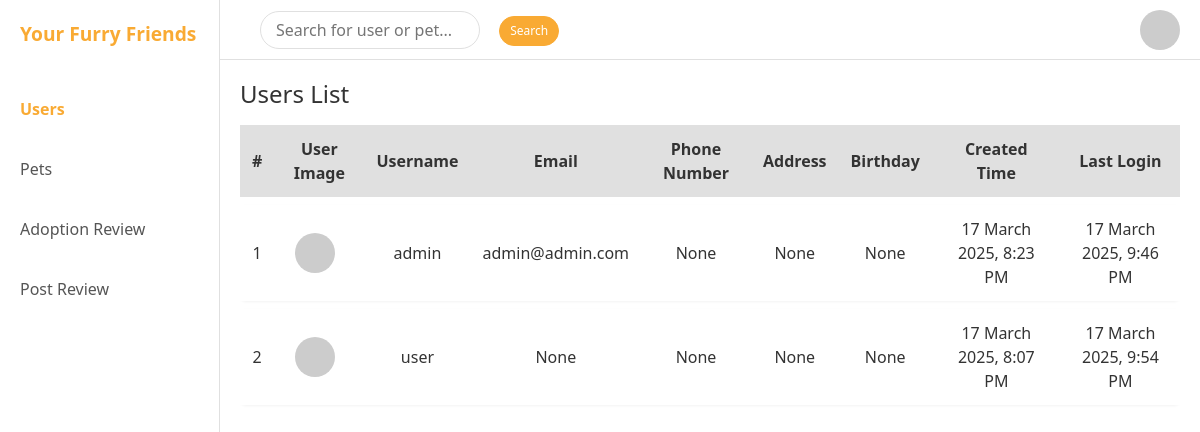
/admin-dashboard/, run on an earlier commit of the app's database.
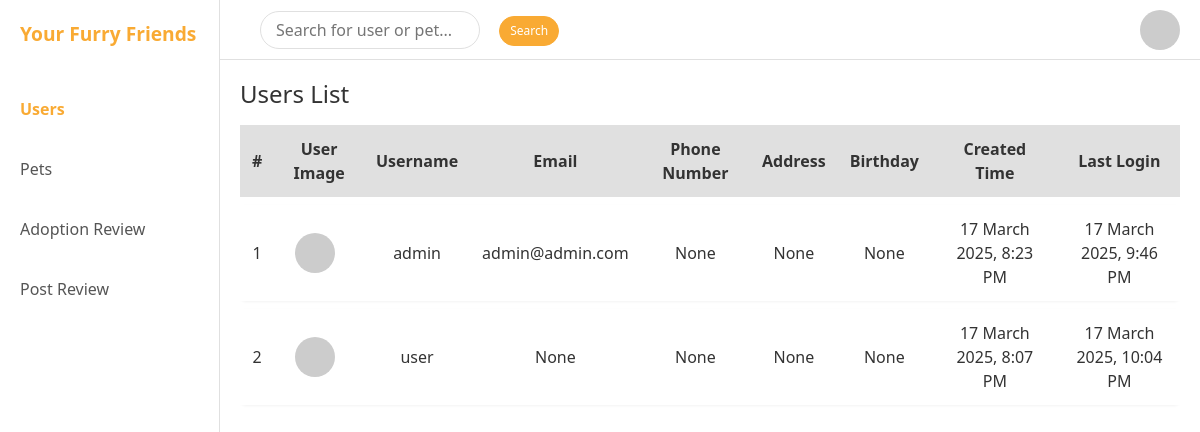
And on a later commit of the database.
### accounts/models.py (models this page shows, shortened)
class User(AbstractUser):
    email = models.EmailField(unique=False, blank=True, null=True) # 改为了false（允许了多个用户注册）
    username = models.CharField(max_length=50, unique=True)  # 自定义用户名长度
    phone_no = models.CharField(max_length=15, unique=True, null=True, blank=True)
    address = models.TextField(null=True, blank=True)
    birthday = models.DateField(null=True, blank=True)
    title = models.CharField(max_length=50, null=True, blank=True)
    user_type = models.CharField(
        max_length=20,
        choices=[('User', 'User'), ('Admin', 'Admin')],
        default='User'
    )  # 用户类型（普通用户 / 管理员）
    status = models.CharField(
        max_length=10,
        choices=[('Active', 'Active'), ('Banned', 'Banned')],
        default='Active'
    )  # 用户状态
    user_image = models.ImageField(upload_to='user_images/', null=True, blank=True)
    created_at = models.DateTimeField(auto_now_add=True)
    updated_at = models.DateTimeField(auto_now=True)

### admin_dashboard/views.py (the view, shortened to what this page needs)
# urls.py: path('', views.admin_dashboard, name='admin_dashboard'),
def admin_dashboard(request):
    keyword = request.GET.get('keyword', '').strip()
    tab = request.GET.get('tab', '')  # 获取 tab 值，避免重复计算
    users_list = User.objects.all().order_by('-date_joined')
    pets_list_cats = Pet.objects.filter(type__iexact='Cat').order_by('-created_at')
    pets_list_dogs = Pet.objects.filter(type__iexact='Dog').order_by('-created_at')
    post_list = PostPetInfo.objects.select_related('pet','user').all().order_by('-created_at')
    has_results = False  # 标记是否有搜索结果
    context = {
        "users_list": users_list,
        "pets_list_cats": pets_list_cats,
        "pets_list_dogs": pets_list_dogs,
        "post_list": post_list,  # 传递 Post Review 数据
        "tab": tab,  # 传递给前端，避免 JS 误判
    }
    return render(request, 'admin_dashboard/admin_dashboard.html', context)

### templates/admin_dashboard/admin_dashboard.html (shortened to what this page needs)
<!DOCTYPE html>
<html lang="en">
<head>
  <link href="https://cdn.jsdelivr.net/npm/bootstrap@5.3.0/dist/css/bootstrap.min.css" rel="stylesheet" />
</head>
<body>
  <div class="sidebar">
    <div class="logo">Your Furry Friends</div>
    <div class="nav-item">
      <a href="#" id="nav-users" class="active">Users</a>
    </div>
    <div class="nav-item">
      <a href="#" id="nav-pets">Pets</a>
    </div>
    <div class="nav-item">
      <a href="#" id="nav-adoption">Adoption Review</a>
    </div>
    <div class="nav-item">
      <a href="#" id="nav-postreview">Post Review</a>
    </div>
  </div>
  <div class="topbar">
    <div class="search-filter">
      <form method="GET" action="{% url 'admin_dashboard:admin_dashboard' %}">
        <input type="text" id="searchInput" name="keyword" placeholder="Search for user or pet..." value="{{ request.GET.keyword|default:'' }}">
        <button id="searchButton" type="submit" class="btn btn-orange btn-search">Search</button>
      </form>
    </div>
    <div class="admin-dropdown">
      <img src="https://via.placeholder.com/40?text=Admin" alt="Admin" class="admin-avatar" id="adminAvatar">
    </div>
  </div>
  <div class="main-content">
    <div id="users-section">
      <h4>Users List</h4>
      <div class="scroll-container">
        <table class="table-custom">
          <thead>
            <tr>
              <th>#</th>
              <th>User Image</th>
              <th>Username</th>
              <th>Email</th>
              <th>Phone Number</th>
              <th>Address</th>
              <th>Birthday</th>
              <th>Created Time</th>
              <th>Last Login</th>
            </tr>
          </thead>
          <tbody id="users-tbody">
          {% for user in users_list %}
            <tr>
              <td>{{ forloop.counter }}</td>
              <td>
                {% if user.user_image %}
                  <img src="{{ user.user_image.url }}" alt="{{ user.username }}" class="avatar">
                {% else %}
                  <img src="https://via.placeholder.com/40" alt="No Image" class="avatar">
                {% endif %}
              </td>
              <td>{{ user.username }}</td>
              <td>{{ user.email }}</td>
              <td>{{ user.phone_no }}</td>
              <td>{{ user.address }}</td>
              <td>{{ user.birthday }}</td>
              <td>{{ user.date_joined|date:"j F Y, g:i A" }}</td>
              <td>{{ user.last_login|date:"j F Y, g:i A" }}</td>
            </tr>
          {% empty %}
            <tr>
              <td colspan="9">No registered users yet.</td>
            </tr>
          {% endfor %}
          </tbody>
        </table>
      </div>
    </div>
  </div>
</body>
</html>

What changed in the data, as far as the page shows it:
changed User "user": last_login "17 March 2025, 9:54 PM" → "17 March 2025, 10:04 PM"
